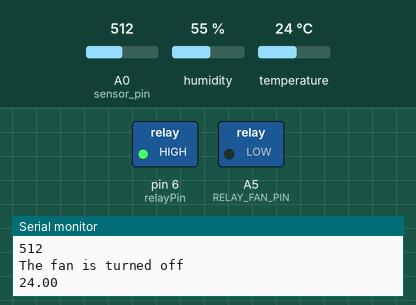
A sketch run on a simulated Arduino Uno, built with avr-gcc and run on an emulated ATmega328P. Shown: switched loads named in the sketch (green lamp = pin HIGH), the last lines printed to the serial monitor. Inputs (shaded band) come from the test bench; at power-on: temperature 24 °C, A0 (sensor_pin) = 512, humidity 55 %.

Above: at 4.8 s.
4.9 s: temperature set to 34 °C
7.9 s: temperature set to 37 °C
At 9.2 s:
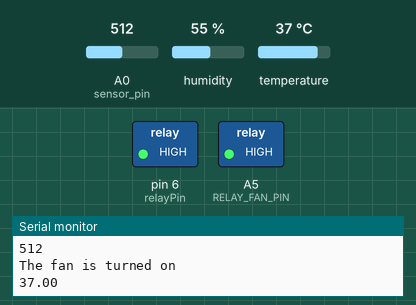
10.9 s: A0 (sensor_pin) set to 984
13.9 s: A0 (sensor_pin) set to 1018
At 15.3 s:
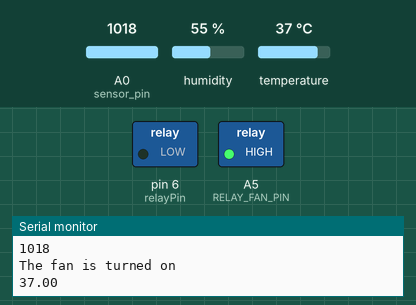
16.9 s: A0 (sensor_pin) set to 990
At 18.9 s:
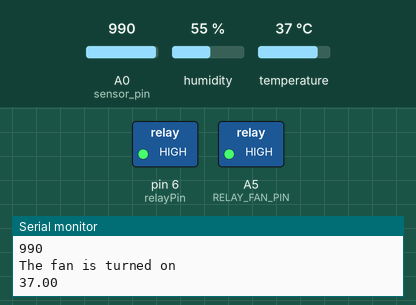
19.9 s: A0 (sensor_pin) set to 1010
At 21.3 s:
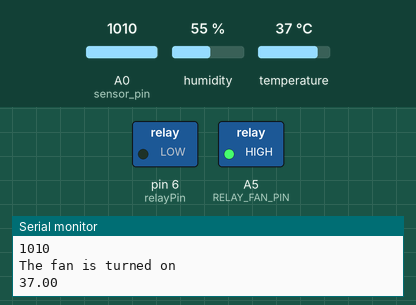
Timing chart, 0 to 22.9 s (numbered marks = the images above; inputs shaded):
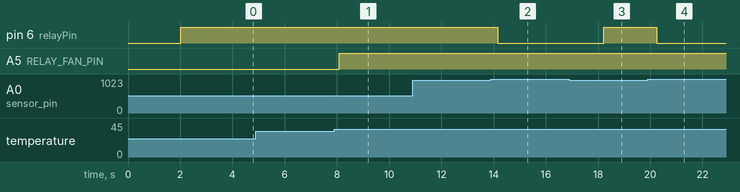

Measured:
- the behaviour switches between 35 and 36 °C on temperature (found by bisection; images 0 and 1)
- the behaviour switches between 1000 and 1001 on A0 (sensor_pin) (found by bisection; images 1 and 2)
- after the input at 7.9 s, A5 (RELAY_FAN_PIN): LOW → HIGH after 0.20 s
- after the input at 13.9 s, pin 6 (relayPin): HIGH → LOW after 0.27 s
- after the input at 16.9 s, pin 6 (relayPin): LOW → HIGH after 1.3 s
- after the input at 19.9 s, pin 6 (relayPin): HIGH → LOW after 0.34 s

The sketch:

temp_controlled.ino
```cpp
#include <Arduino_BuiltIn.h>

#include "DHT.h"

#define RELAY_FAN_PIN A5 // Arduino pin connected to relay which connected to fan
#define DHTPIN 12           // Arduino pin connected to relay which connected to DHT sensor
#define DHTTYPE DHT11

const int TEMP_THRESHOLD_UPPER = 35; // upper threshold of temperature, change to your desire value
const int TEMP_THRESHOLD_LOWER = 30;
int sensor_pin = A0;
int output_value;
int relayPin = 6; // lower threshold of temperature, change to your desire value

DHT dht(DHTPIN, DHTTYPE);

float temperature;    // temperature in Celsius

void setup()
{
  Serial.begin(9600); // initialize serial
  dht.begin();        // initialize the sensor
  pinMode(RELAY_FAN_PIN, OUTPUT);
  pinMode(sensor_pin, INPUT);
  pinMode(relayPin, OUTPUT); // initialize digital pin as an output
}

void loop()
{
  // wait a few seconds between measurements.
  delay(2000);

  temperature = dht.readTemperature();
  output_value= analogRead(sensor_pin);
  Serial.println(output_value);
  //output_value = map(output_value,550,10,0,100); // read temperature in Celsius

  if(output_value > 1000){
  digitalWrite(relayPin, LOW);
  }
  else {
  digitalWrite(relayPin, HIGH);

 }

  if (isnan(temperature)) {
    Serial.println("Failed to read from DHT sensor!");
  } else {
    if(temperature > TEMP_THRESHOLD_UPPER){
      Serial.println("The fan is turned on");
      Serial.println(temperature);
      digitalWrite(RELAY_FAN_PIN, HIGH); // turn on
    } else if(temperature < TEMP_THRESHOLD_LOWER){
      Serial.println("The fan is turned off");
      Serial.println(temperature);
      digitalWrite(RELAY_FAN_PIN, LOW); // turn on
    }
  }
}
```
